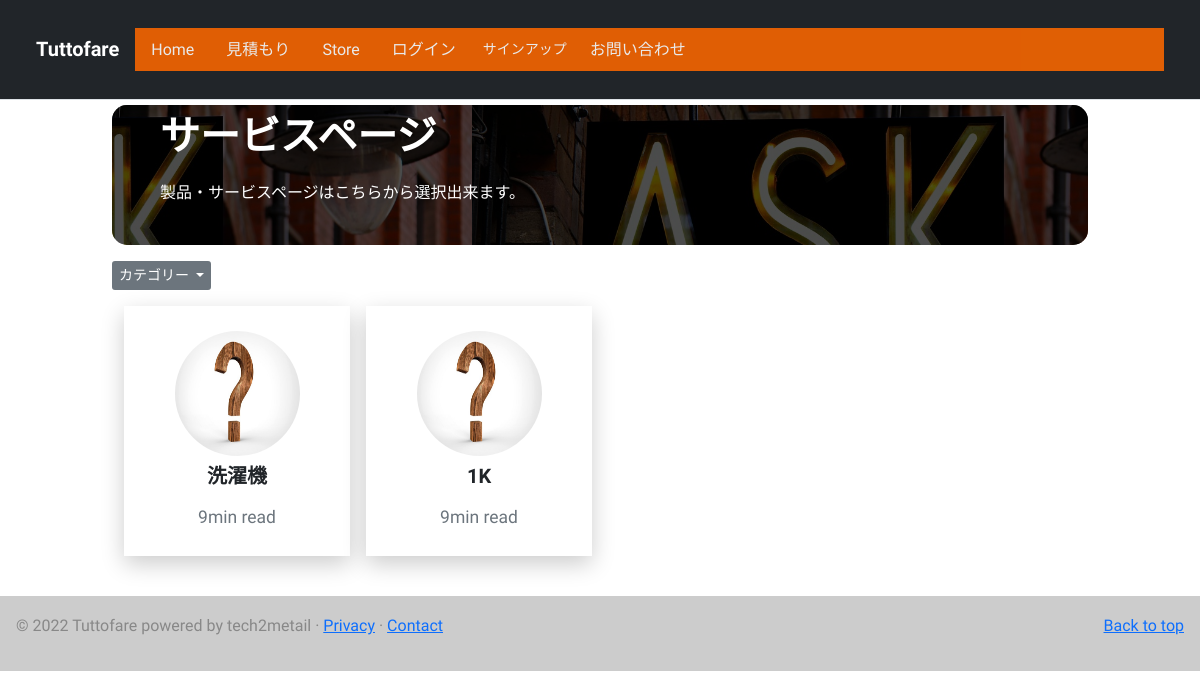
/store/, run on an earlier commit of the app's database.
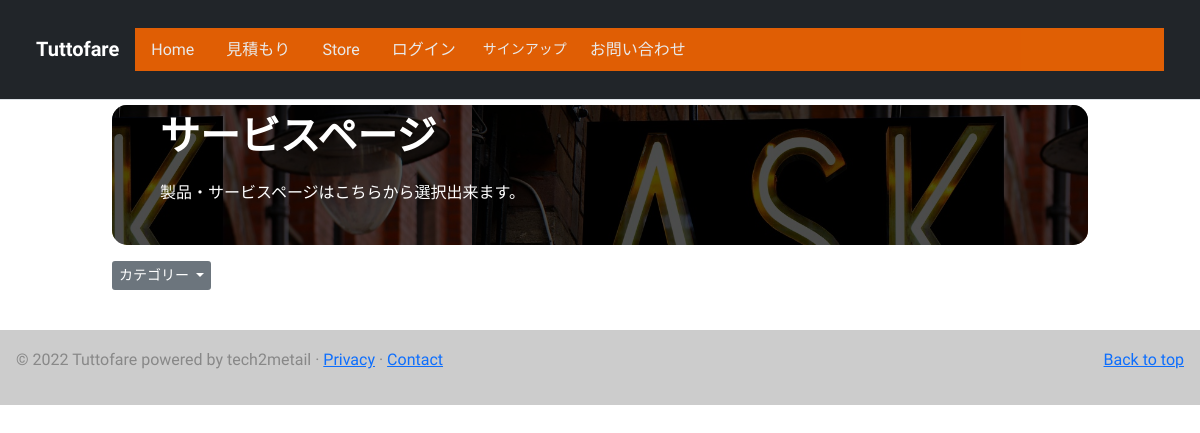
And on a later commit of the database.
### store/models.py (models this page shows, shortened)
class Product(models.Model):
    category = models.ForeignKey(Category, related_name='product', on_delete=models.CASCADE)
    created_by = models.ForeignKey(get_user_model(), on_delete=models.CASCADE, related_name='product_creator')
    title = models.CharField(max_length=255)
    author = models.CharField(max_length=255, default='admin')
    description = models.TextField(blank=True)
    image = models.ImageField(upload_to='store/images/',default='store/images/default.jpg')
    slug = models.SlugField(max_length=255)
    price = models.IntegerField()
    in_stock = models.BooleanField(default=True)
    is_active = models.BooleanField(default=True)
    created = models.DateTimeField(auto_now_add=True)
    updated = models.DateTimeField(auto_now=True)
    class Meta:
        verbose_name_plural = 'Products'
        ordering = ('-created',)

### store/views.py (the view)
# urls.py: path('', views.product_all, name='product_all'),
def product_all(req):
    products = Product.objects.all()
    categories = Category.objects.all()
    context = {'products': products,'categories':categories}
    return render(req, 'store/home.html', context)

### basket/context_processors.py (called while the page is built)
def basket(request):
    return {'basket': Basket(request)}

### templates/store/home.html (shortened to what this page needs)
{% extends '../mainapp/base_index.html' %}{% load static %}
{% block content%}
<div class="page-top"></div>
<div class="container" style="max-width: 1000px">
    <div class="service-title">
        <h1 class="page-top-title pt-2 ps-5">サービスページ</h1>
        <p class="px-5 text-white ">製品・サービスページはこちらから選択出来ます。</p>
    </div>
    {% include './snippets/dropdown.html'%}
    <div class="container mt-3">
        <div class="pb-3 h5">
            <div class="row g-3">
                {% for product in products %}
                <div class="col-lg-3 col-sm-6">
                    <div class="service-item card-effect text-center">
                        <img src="{{product.image.url}}" alt="Responsice image" class="img-fluid">
                        <h5 class="mt-2"><a href="{% url 'store:product_single' product.slug %}"
                                class="text-dark text-decoration-none">{{product.title}}</a></h5>
                        <small class="text-muted">9min read</small>
                    </div>
                </div>
                {% endfor %}
            </div>
        </div>
    </div>
</div>
{%endblock%}

What changed in the data, as far as the page shows it:
removed Product: image (placeholder picture), title "洗濯機"
removed Product: image (placeholder picture), title "1K"
